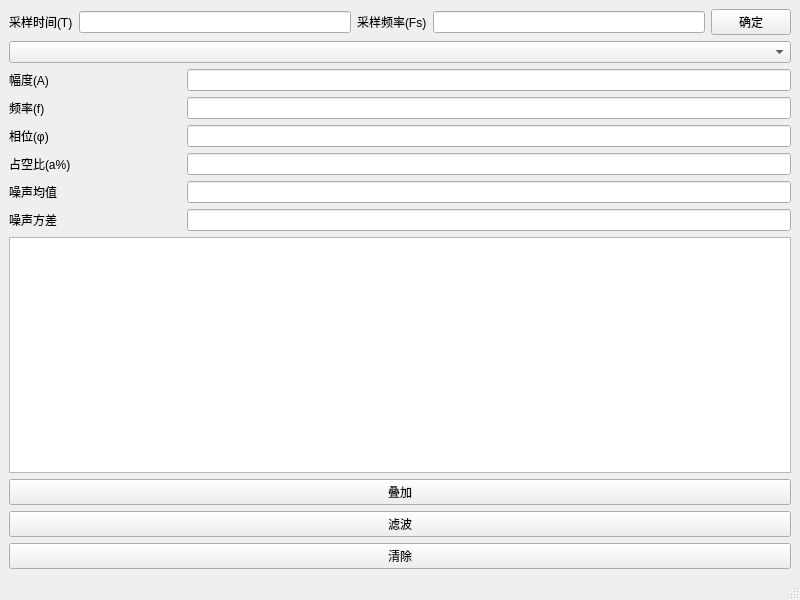
<?xml version="1.0" encoding="UTF-8"?>
<ui version="4.0">
 <class>MainWindow</class>
 <widget class="QMainWindow" name="MainWindow">
  <property name="geometry">
   <rect>
    <x>0</x>
    <y>0</y>
    <width>800</width>
    <height>600</height>
   </rect>
  </property>
  <property name="windowTitle">
   <string>滤波</string>
  </property>
  <widget class="QWidget" name="centralwidget">
   <layout class="QHBoxLayout" name="horizontalLayout" stretch="3,7">
    <item>
     <layout class="QVBoxLayout" name="verticalLayout">
      <item>
       <layout class="QHBoxLayout" name="horizontalLayout_2">
        <item>
         <widget class="QLabel" name="label">
          <property name="text">
           <string>采样时间(T)</string>
          </property>
         </widget>
        </item>
        <item>
         <widget class="QLineEdit" name="sampleTime_lineEdit"/>
        </item>
        <item>
         <widget class="QLabel" name="label_2">
          <property name="text">
           <string>采样频率(Fs)</string>
          </property>
         </widget>
        </item>
        <item>
         <widget class="QLineEdit" name="sampleFreq_lineEdit"/>
        </item>
        <item>
         <widget class="QPushButton" name="sampleInfoComfirm_button">
          <property name="text">
           <string>确定</string>
          </property>
         </widget>
        </item>
       </layout>
      </item>
      <item>
       <widget class="QComboBox" name="signalType_cBox">
        <property name="placeholderText">
         <string>选择信号类型</string>
        </property>
        <item>
         <property name="text">
          <string>正弦</string>
         </property>
        </item>
        <item>
         <property name="text">
          <string>方波</string>
         </property>
        </item>
        <item>
         <property name="text">
          <string>高斯白噪声</string>
         </property>
        </item>
        <item>
         <property name="text">
          <string>均匀白噪声</string>
         </property>
        </item>
        <item>
         <property name="text">
          <string>打开信号文件</string>
         </property>
        </item>
       </widget>
      </item>
      <item>
       <layout class="QHBoxLayout" name="horizontalLayout_3" stretch="2,7">
        <item>
         <widget class="QLabel" name="label_3">
          <property name="text">
           <string>幅度(A)</string>
          </property>
         </widget>
        </item>
        <item>
         <widget class="QLineEdit" name="a_lineEdit"/>
        </item>
       </layout>
      </item>
      <item>
       <layout class="QHBoxLayout" name="horizontalLayout_5" stretch="2,7">
        <item>
         <widget class="QLabel" name="label_5">
          <property name="text">
           <string>频率(f)</string>
          </property>
         </widget>
        </item>
        <item>
         <widget class="QLineEdit" name="f_lineEdit"/>
        </item>
       </layout>
      </item>
      <item>
       <layout class="QHBoxLayout" name="horizontalLayout_6" stretch="2,7">
        <item>
         <widget class="QLabel" name="label_6">
          <property name="text">
           <string>相位(φ)</string>
          </property>
         </widget>
        </item>
        <item>
         <widget class="QLineEdit" name="phi_lineEdit"/>
        </item>
       </layout>
      </item>
      <item>
       <layout class="QHBoxLayout" name="horizontalLayout_7" stretch="2,7">
        <item>
         <widget class="QLabel" name="label_7">
          <property name="text">
           <string>占空比(a%)</string>
          </property>
         </widget>
        </item>
        <item>
         <widget class="QLineEdit" name="alpha_lineEdit"/>
        </item>
       </layout>
      </item>
      <item>
       <layout class="QHBoxLayout" name="horizontalLayout_8" stretch="2,7">
        <item>
         <widget class="QLabel" name="label_8">
          <property name="text">
           <string>噪声均值</string>
          </property>
         </widget>
        </item>
        <item>
         <widget class="QLineEdit" name="ave_lineEdit"/>
        </item>
       </layout>
      </item>
      <item>
       <layout class="QHBoxLayout" name="horizontalLayout_9" stretch="2,7">
        <item>
         <widget class="QLabel" name="label_9">
          <property name="text">
           <string>噪声方差</string>
          </property>
         </widget>
        </item>
        <item>
         <widget class="QLineEdit" name="lambd_lineEdit"/>
        </item>
       </layout>
      </item>
      <item>
       <widget class="QPlainTextEdit" name="log_plainTextEdit">
        <property name="readOnly">
         <bool>true</bool>
        </property>
       </widget>
      </item>
      <item>
       <widget class="QPushButton" name="addTo_button">
        <property name="text">
         <string>叠加</string>
        </property>
       </widget>
      </item>
      <item>
       <widget class="QPushButton" name="filt_button">
        <property name="text">
         <string>滤波</string>
        </property>
       </widget>
      </item>
      <item>
       <widget class="QPushButton" name="clear_button">
        <property name="text">
         <string>清除</string>
        </property>
       </widget>
      </item>
     </layout>
    </item>
    <item>
     <layout class="QGridLayout" name="mainPlot_gLayout"/>
    </item>
   </layout>
  </widget>
  <widget class="QMenuBar" name="menubar">
   <property name="geometry">
    <rect>
     <x>0</x>
     <y>0</y>
     <width>800</width>
     <height>22</height>
    </rect>
   </property>
  </widget>
  <widget class="QStatusBar" name="statusbar"/>
 </widget>
 <resources/>
 <connections/>
</ui>
